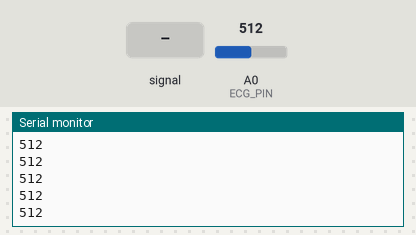
A sketch run on a simulated Arduino Uno, built with avr-gcc and run on an emulated ATmega328P. Parts: the last lines printed to the serial monitor. Inputs (shaded band) come from the test bench; at power-on: A0 (ECG_PIN) = 512.

Above: at 1.2 s.
1.3 s: A0 (ECG_PIN) fed a 200 Hz sine of ±81 counts around its level
At 2.4 s:
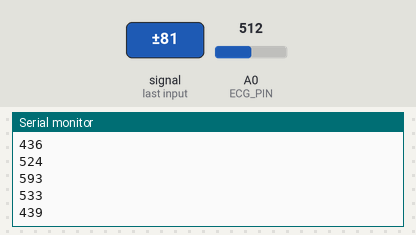
2.8 s: A0 (ECG_PIN) set to 716
At 3.4 s:
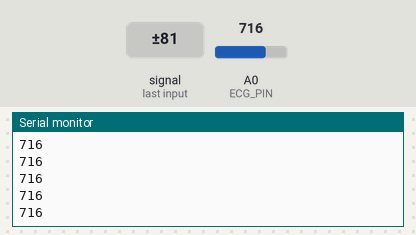
4.3 s: A0 (ECG_PIN) fed a 1000 Hz sine of ±255 counts around its level
5.8 s: A0 (ECG_PIN) set to 1023
At 6.6 s:
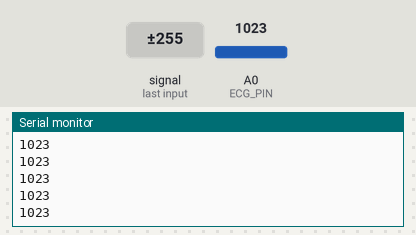
Timing chart, 0 to 8.3 s (numbered marks = the images above; inputs shaded):
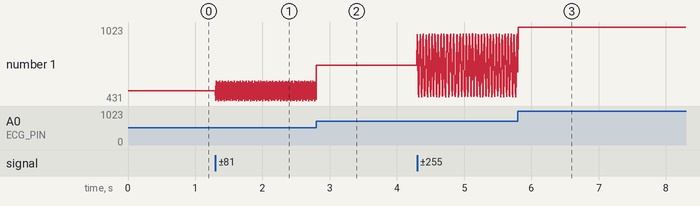

Measured:
- after the input at 1.3 s, the serial monitor: prints a new line at once (image 1)
- plotted number 1: 512 → 442 after the input at 1.3 s

The sketch:

arduino_ecg.ino
```cpp
#define ECG_PIN A0
#define SAMPLE_RATE 256
#define SAMPLE_INTERVAL_US (1000000 / SAMPLE_RATE)

unsigned long lastSample = 0;

void setup() {
  Serial.begin(115200);
  pinMode(ECG_PIN, INPUT);
}

void loop() {
  unsigned long now = micros();
  if (now - lastSample >= SAMPLE_INTERVAL_US) {
    lastSample = now;
    int raw = analogRead(ECG_PIN);  // Uno 是 10-bit, 0-1023
    Serial.println(raw);
  }
}
```
